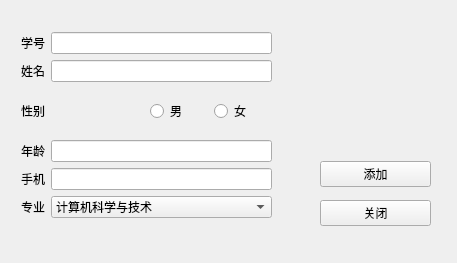
<?xml version="1.0" encoding="UTF-8"?>
<ui version="4.0">
 <class>add</class>
 <widget class="QWidget" name="add">
  <property name="geometry">
   <rect>
    <x>0</x>
    <y>0</y>
    <width>457</width>
    <height>263</height>
   </rect>
  </property>
  <property name="windowTitle">
   <string>Form</string>
  </property>
  <widget class="QWidget" name="layoutWidget">
   <property name="geometry">
    <rect>
     <x>21</x>
     <y>21</y>
     <width>251</width>
     <height>211</height>
    </rect>
   </property>
   <layout class="QVBoxLayout" name="verticalLayout_5">
    <item>
     <layout class="QHBoxLayout" name="horizontalLayout_4">
      <item>
       <layout class="QVBoxLayout" name="verticalLayout_3">
        <item>
         <widget class="QLabel" name="label">
          <property name="text">
           <string>学号</string>
          </property>
         </widget>
        </item>
        <item>
         <widget class="QLabel" name="label_2">
          <property name="text">
           <string>姓名</string>
          </property>
         </widget>
        </item>
       </layout>
      </item>
      <item>
       <layout class="QVBoxLayout" name="verticalLayout_4">
        <item>
         <widget class="QLineEdit" name="lineEdit_num"/>
        </item>
        <item>
         <widget class="QLineEdit" name="lineEdit_name"/>
        </item>
       </layout>
      </item>
     </layout>
    </item>
    <item>
     <layout class="QHBoxLayout" name="horizontalLayout_3">
      <item>
       <widget class="QLabel" name="label_3">
        <property name="text">
         <string>性别</string>
        </property>
       </widget>
      </item>
      <item>
       <layout class="QHBoxLayout" name="horizontalLayout">
        <item>
         <widget class="QRadioButton" name="radioButton_male">
          <property name="text">
           <string>男</string>
          </property>
         </widget>
        </item>
        <item>
         <widget class="QRadioButton" name="radioButton_female">
          <property name="text">
           <string>女</string>
          </property>
         </widget>
        </item>
       </layout>
      </item>
     </layout>
    </item>
    <item>
     <layout class="QHBoxLayout" name="horizontalLayout_2">
      <item>
       <layout class="QVBoxLayout" name="verticalLayout">
        <item>
         <widget class="QLabel" name="label_4">
          <property name="text">
           <string>年龄</string>
          </property>
         </widget>
        </item>
        <item>
         <widget class="QLabel" name="label_5">
          <property name="text">
           <string>手机</string>
          </property>
         </widget>
        </item>
        <item>
         <widget class="QLabel" name="label_6">
          <property name="text">
           <string>专业</string>
          </property>
         </widget>
        </item>
       </layout>
      </item>
      <item>
       <layout class="QVBoxLayout" name="verticalLayout_2">
        <item>
         <widget class="QLineEdit" name="lineEdit_age"/>
        </item>
        <item>
         <widget class="QLineEdit" name="lineEdit_tel"/>
        </item>
        <item>
         <widget class="QComboBox" name="comboBox_major">
          <item>
           <property name="text">
            <string>计算机科学与技术</string>
           </property>
          </item>
          <item>
           <property name="text">
            <string>信息安全</string>
           </property>
          </item>
          <item>
           <property name="text">
            <string>大数据技术</string>
           </property>
          </item>
          <item>
           <property name="text">
            <string>电子信息科学与技术</string>
           </property>
          </item>
         </widget>
        </item>
       </layout>
      </item>
     </layout>
    </item>
   </layout>
  </widget>
  <widget class="QWidget" name="layoutWidget">
   <property name="geometry">
    <rect>
     <x>320</x>
     <y>154</y>
     <width>111</width>
     <height>81</height>
    </rect>
   </property>
   <layout class="QVBoxLayout" name="verticalLayout_6">
    <item>
     <widget class="QPushButton" name="pushButton_add">
      <property name="text">
       <string>添加</string>
      </property>
     </widget>
    </item>
    <item>
     <widget class="QPushButton" name="pushButton_close">
      <property name="text">
       <string>关闭</string>
      </property>
     </widget>
    </item>
   </layout>
  </widget>
 </widget>
 <resources/>
 <connections/>
</ui>
